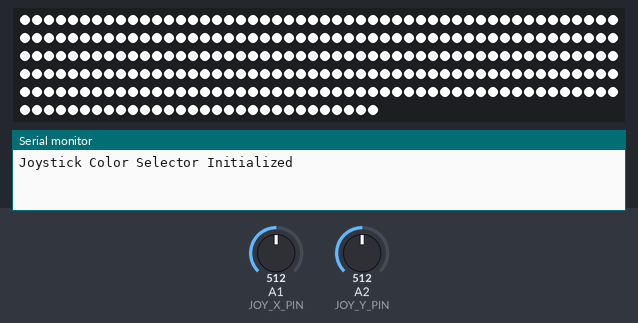
Bench run of a sketch on a simulated Arduino Uno, built with avr-gcc and run on an emulated ATmega328P. Shown: 280 RGB LEDs in strip order, left to right, continuing on the next row, the last lines printed to the serial monitor. The inputs (shaded band) are chosen by the test bench; at power-on: A1 (JOY_X_PIN) = 512, A2 (JOY_Y_PIN) = 512. Dim RGB values are drawn brighter than linear.

Above: at 1.2 s.
1.3 s: A1 (JOY_X_PIN) set to 624
2.8 s: A1 (JOY_X_PIN) set to 643
At 3.6 s:
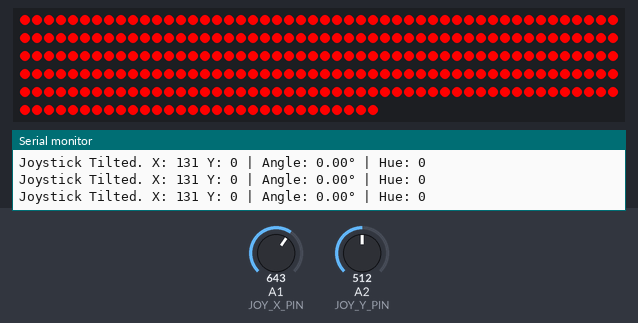
4.3 s: A2 (JOY_Y_PIN) set to 716
At 5.4 s:
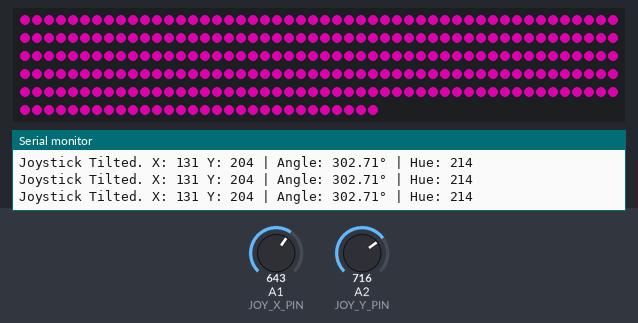
5.8 s: A2 (JOY_Y_PIN) set to 306
At 6.2 s:
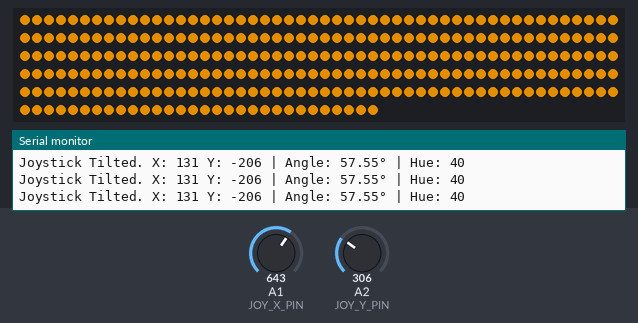
7.3 s: A1 (JOY_X_PIN) set to 511
At 8.2 s:
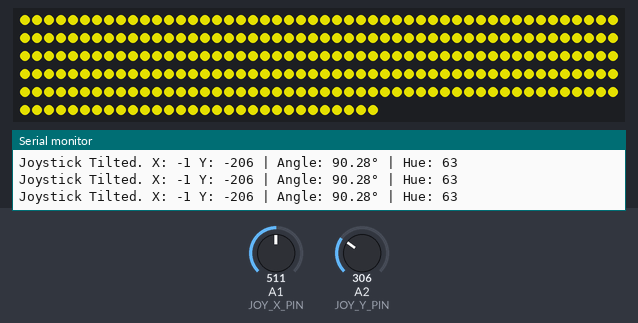
8.8 s: A2 (JOY_Y_PIN) set to 613
10.3 s: A2 (JOY_Y_PIN) set to 645
At 10.8 s:
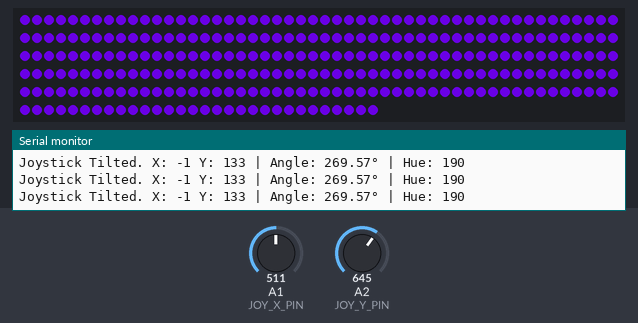
Timing chart, 0 to 12.8 s (numbered marks = the images above; inputs shaded):
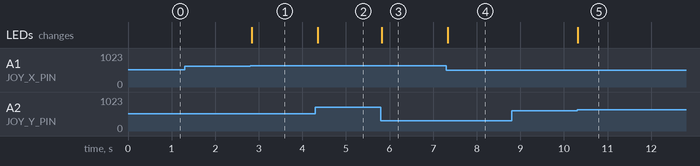

The sketch:

fetch_color.ino
```cpp
#include <FastLED.h>

// 灯带参数
#define LED_PIN     7          // LED 数据引脚
#define NUM_LEDS    280        // 灯珠数量
#define BRIGHTNESS  255        // 最大亮度

CRGB leds[NUM_LEDS];           // 创建 LED 数组

// Joystick 参数
#define JOY_X_PIN A1          // X 轴模拟信号
#define JOY_Y_PIN A2          // Y 轴模拟信号
#define JOY_DEADZONE 120        // 死区范围，避免抖动

// 状态变量
uint8_t lastHue = 0;           // 记录最后的颜色 Hue 值
bool inDeadzone = true;        // Joystick 是否在死区

void setup() {
  // 初始化灯带
  FastLED.addLeds<WS2812, LED_PIN, GRB>(leds, NUM_LEDS);
  FastLED.setBrightness(BRIGHTNESS);

  // 设置初始颜色为白色
  fill_solid(leds, NUM_LEDS, CRGB::White);
  FastLED.show();

  // 初始化串口
  Serial.begin(9600);
  Serial.println("Joystick Color Selector Initialized");
}

void loop() {
  // 读取 Joystick 的 X 和 Y 值
  int xValue = analogRead(JOY_X_PIN) - 512; // 偏移中心值到 -512 ~ 512
  int yValue = analogRead(JOY_Y_PIN) - 512; // 偏移中心值到 -512 ~ 512

  // 检查是否在死区内
  bool currentlyInDeadzone = (abs(xValue) < JOY_DEADZONE && abs(yValue) < JOY_DEADZONE);

  if (!currentlyInDeadzone) {
    // Joystick 离开中心
    inDeadzone = false; // 标记为不在死区

    // 计算倾斜角度
    float angle = atan2(-yValue, xValue) * 180.0 / PI;
    if (angle < 0) {
      angle += 360; // 将角度范围调整到 0 ~ 360
    }

    // 将角度映射到 HSV 色环
    lastHue = (uint8_t)(angle / 360.0 * 255); // 更新最后的颜色

    // 设置 LED 颜色
    fill_solid(leds, NUM_LEDS, CHSV(lastHue, 255, BRIGHTNESS)); // 使用 HSV 设置颜色
    FastLED.show();

    // 打印调试信息
    Serial.print("Joystick Tilted. X: ");
    Serial.print(xValue);
    Serial.print(" Y: ");
    Serial.print(yValue);
    Serial.print(" | Angle: ");
    Serial.print(angle);
    Serial.print("° | Hue: ");
    Serial.println(lastHue);

  } else if (!inDeadzone) {
    // Joystick 回到中心，保持最后的颜色
    inDeadzone = true; // 标记为在死区
    Serial.println("Joystick Released. Keeping last color.");
  }

  delay(50); // 更新频率
}
```

Measured:
- the behaviour switches between 631 and 632 on A1 (JOY_X_PIN) (found by bisection; images 0 and 1)
- the behaviour switches between 631 and 632 on A2 (JOY_Y_PIN) (found by bisection; images 4 and 5)
- after the input at 1.3 s, every drawn part: stays the same
- after the input at 2.8 s, the LEDs: change at once (image 1)
- after the input at 4.3 s, the LEDs: change after 0.06 s (image 2)
- after the input at 5.8 s, the LEDs: change at once (image 3)
- after the input at 7.3 s, the LEDs: change at once (image 4)
- after the input at 10.3 s, the LEDs: change at once (image 5)
